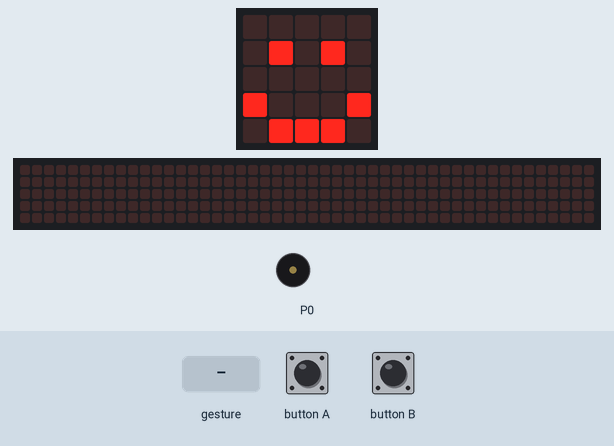
Recording of a program running on a simulated BBC micro:bit (MakeCode). Shown: the board's 5×5 LED display, a strip that is not on the board, showing the scrolling text unrolled, buzzer (waves = sounding). The inputs (shaded band) are chosen by the test bench. A tilt is held for 1.5 s and a shake lasts 1 s, then the board lies face up again; the 48×5 strip is a reading aid, not a part: it shows the text the display is scrolling, unrolled, one strip-width of it at a time.

Above: at 2.2 s.
2.3 s: button B pressed for 0.15 s
At 2.8 s:
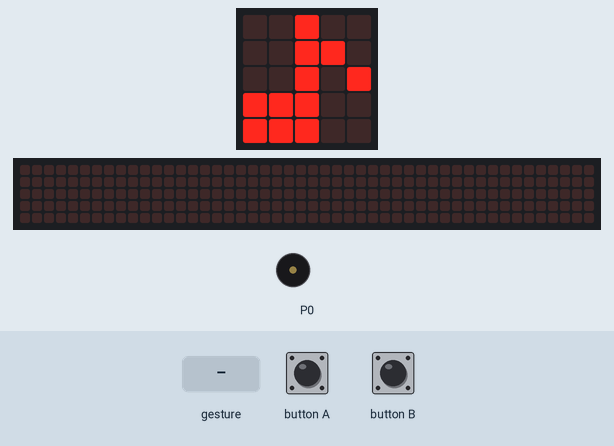
3.0 s: gesture 'shake'
At 4.8 s:
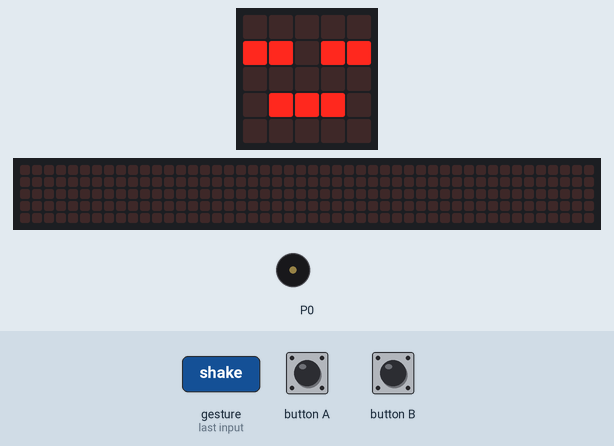
At 13.4 s:
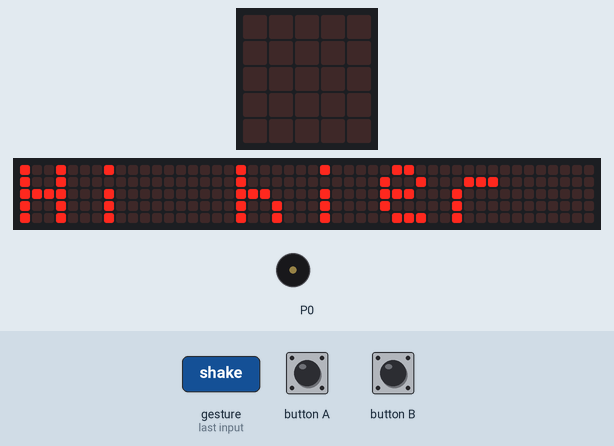
Timing chart, 0 to 14.9 s (numbered marks = the images above; inputs shaded):
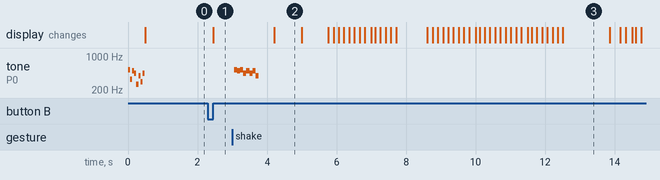

The program:

main.ts
```typescript
input.onButtonPressed(Button.A, function () {
    for (let index = 0; index < 4; index++) {
        basic.showIcon(IconNames.Happy)
        basic.pause(200)
        basic.showLeds(`
            . . . . .
            . # . . .
            . . . . .
            # . . . #
            . # # # .
            `)
        basic.pause(200)
    }
})
input.onGesture(Gesture.Shake, function () {
    schuetteln = 1
    if (schuetteln == 1) {
        schuetteln = 0
        basic.pause(1000)
        for (let index = 0; index < 4; index++) {
            basic.showIcon(IconNames.Asleep)
            basic.pause(200)
            basic.showIcon(IconNames.Sad)
            basic.pause(200)
        }
        music.playMelody("F C D C C D E F ", 978)
        basic.pause(2000)
        music.playMelody("E D C G A C D E ", 1062)
    }
})
input.onButtonPressed(Button.B, function () {
    basic.showIcon(IconNames.EigthNote)
    music.playMelody("C5 B C5 A B A B G ", 700)
    basic.pause(2000)
    basic.showString("Hi hier ")
    basic.showString("ist ROBBO.")
    basic.showString("Habe einen ")
    basic.showString("schoenen Tag! ")
    basic.showString("Pass auf ")
    basic.showString("dich auf!")
    basic.showIcon(IconNames.EigthNote)
    music.playMelody("C D C B D C D C5 ", 700)
})
let schuetteln = 0
schuetteln = 0
let zeigeemoty = 1
music.playMelody("C5 E B A C G D A ", 1043)
if (zeigeemoty == 1) {
    basic.showIcon(IconNames.Happy)
}
zeigeemoty = 0
```

test.ts
```typescript
// Hier kann man Tests durchführen; diese Datei wird nicht kompiliert, wenn dieses Paket als Erweiterung verwendet wird.
```

Measured:
- after the input at 2.3 s, the display: changes after 0.15 s (image 1)
- after the input at 3.0 s, the display: changes after 1.2 s (image 2)
- by itself, tone on P0: plays 523 Hz for 0.09 s, 494 Hz for 0.09 s, 523 Hz for 0.09 s, 440 Hz for 0.09 s, 494 Hz for 0.09 s, 440 Hz for 0.09 s … (8 notes in this stretch)
- what the display in image 2 shows lasts 0.8 s, from 4.2 s to 5.0 s
